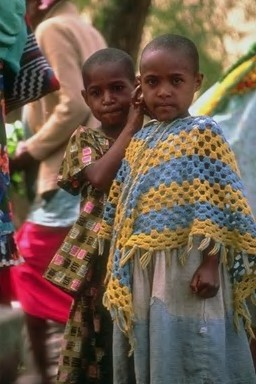
%> input picture images/0.jpg, 256 x 384 px
$ octave --eval "result = ODBTC(imread('images/0.jpg'));"   (GNU Octave 9; MATLAB toolbox functions it lacks are replaced by stand-ins)
%> lines starting %> are read from the running program, lines starting %| are printed output that depends on the picture
### block.m

function [block_max, block_min]=block(I)

maxfun = @(block_struct) max(block_struct.data);

block_size = [50 50];
block_max = blockproc(I,block_size,maxfun);
disp(block_max);
figure
imshow(block_max);
title('Block Processing - Simplest Syntax');

minfun = @(block_struct) min(block_struct.data);

block_size = [50 50];
block_min = blockproc(I,block_size,minfun);
disp(block_min);
figure
imshow(block_min);
title('Block Processing - Simplest Syntax');

### ODBTC.m
function [Y,Combmax,Combmin] = ODBTC(I)


red = I(:,:,1); % Red channel
green = I(:,:,2); % Green channel
blue = I(:,:,3); % Blue channel
a = zeros(size(I, 1), size(I, 2));
just_red = cat(3, red, a, a);
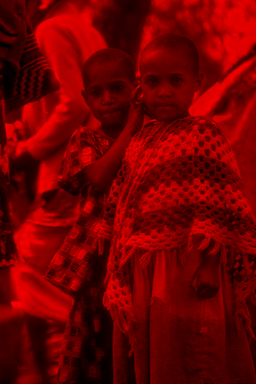
%> just_red: size 384x256x3 uint8; mean R, G, B 111.5, 0, 0
just_green = cat(3, a, green, a);
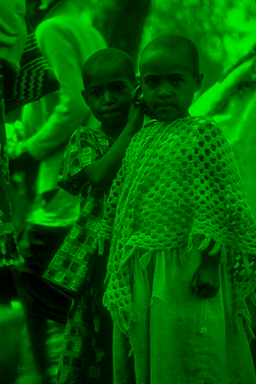
%> just_green: size 384x256x3 uint8; mean R, G, B 0, 93.3, 0
just_blue = cat(3, a, a, blue);
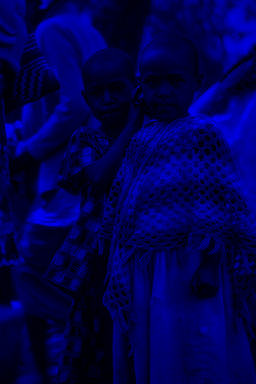
%> just_blue: size 384x256x3 uint8; mean R, G, B 0, 0, 78.6
back_to_original_img = cat(3, red, green, blue);
%> back_to_original_img is the input picture: size 384x256x3 uint8; mean R, G, B 111.5, 93.3, 78.6
figure, imshow(I), title('Original image')
figure, imshow(just_red), title('Red channel')
figure, imshow(just_green), title('Green channel')
figure, imshow(just_blue), title('Blue channel')
figure, imshow(back_to_original_img), title('Back to original image')

[Rblock_max, Rblock_min]=block(just_red);
[Bblock_max, Bblock_min]=block(just_green);
[Gblock_max, Gblock_min]=block(just_blue);

Combmax = cat(3, Rblock_max, Gblock_max, Bblock_max);
Combmin = cat(3, Rblock_min, Gblock_min, Bblock_min);

    % make sure I is double
    Iband = im2double(I);
 Ibar = mean(Iband, 3); %interband average image
 figure, imshow(Ibar), title('interband average image')

 if size(I,3)==3
    I=rgb2gray(I);
end
%size of image
[M,N]=size(I);
%> M = 384; N = 256
%convert to double
I=double(I);
%> I: size 384x256 double
Y=zeros(M,N);
%% Encoding
blksize=2;    %Block Size
mu=colfilt(I,[blksize,blksize],'distinct',@(x) ones(blksize^2,1)*mean(x));
sigma=colfilt(I,[blksize,blksize],'distinct',@(x) ones(blksize^2,1)*std(x));
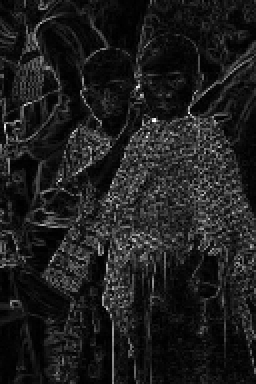
%> sigma: size 384x256 double; min 0, max 68.45, mean 8.1; drawn with min black and max white
q=I>mu;
%> q: size 384x256 logical; 48.6% white in thin lines or dots
q=colfilt(q,[blksize,blksize],'distinct',@(x) ones(blksize^2,1)*sum(x));
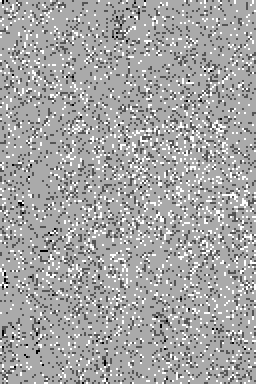
%> q: size 384x256 double; min 0, max 3, mean 1.95; drawn with min black and max white
m=blksize^2;                          %length*width of block
a=mu-sigma.*(sqrt(q./m-q));           %low mean
b=mu+sigma.*(sqrt(m-q./q));           %high mean
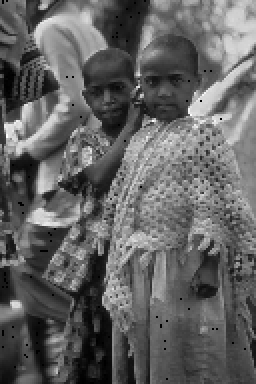
%> b: size 384x256 double; 0.38% of the values are NaN or infinite; the others: min 10.12, max 269.7, mean 111.3; drawn with min black, max white, NaN and infinite black
H=I>=mu;                              %elements of Bitmap
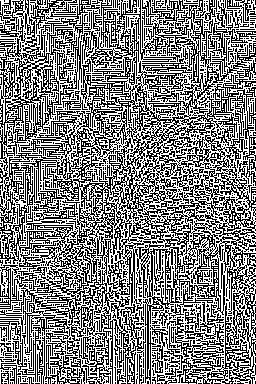
%> H: size 384x256 logical; 51.3% white; black in thin lines or dots
Y(H)=a(H);
Y(~H)=b(~H);
%> (the run ends here)

$ run again, on images/1.jpg
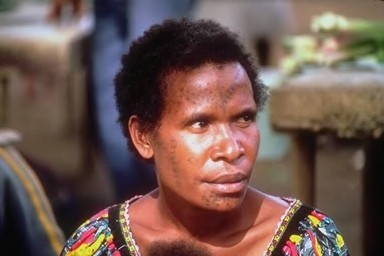
%> input picture images/1.jpg, 384 x 256 px
%> in ODBTC, back_to_original_img is the input picture: size 256x384x3 uint8; mean R, G, B 111.8, 86.9, 79.8
%> in ODBTC, `b=mu+sigma.*(sqrt(m-q./q));`:
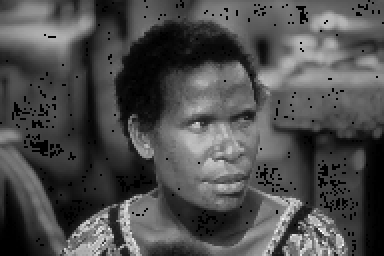
%> b: size 256x384 double; 4.56% of the values are NaN or infinite; the others: min 7.12, max 309.4, mean 103.8; drawn with min black, max white, NaN and infinite black
%> in ODBTC, `H=I>=mu;`:
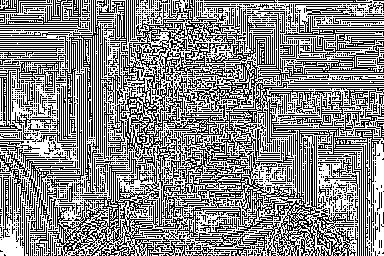
%> H: size 256x384 logical; 53.8% white; black in thin lines or dots

$ run again, on images/100.jpg
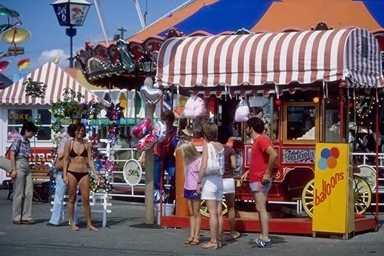
%> input picture images/100.jpg, 384 x 256 px
%> in ODBTC, back_to_original_img is the input picture: size 256x384x3 uint8; mean R, G, B 113.2, 97.5, 102.1
%> in ODBTC, `b=mu+sigma.*(sqrt(m-q./q));`:
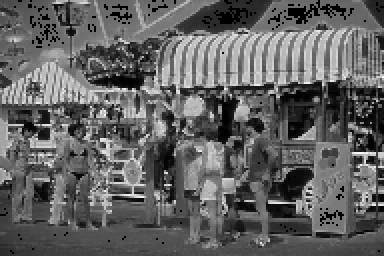
%> b: size 256x384 double; 2.03% of the values are NaN or infinite; the others: min 4.23, max 320.6, mean 128.7; drawn with min black, max white, NaN and infinite black
%> in ODBTC, `H=I>=mu;`:
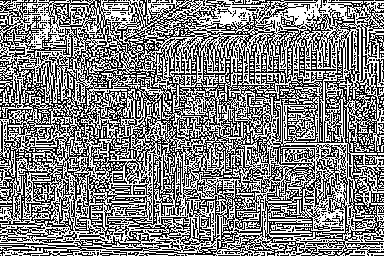
%> H: size 256x384 logical; 51.2% white; black in thin lines or dots

$ run again, on images/101.jpg
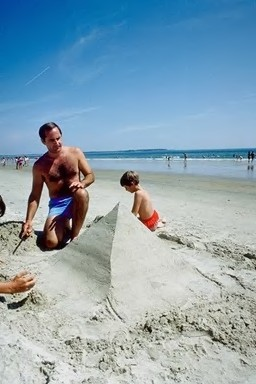
%> input picture images/101.jpg, 256 x 384 px
%> in ODBTC, back_to_original_img is the input picture: size 384x256x3 uint8; mean R, G, B 138.1, 163.8, 178.5
%> in ODBTC, `H=I>=mu;`:
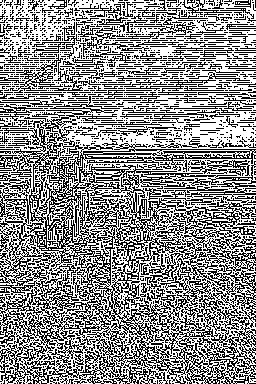
%> H: size 384x256 logical; 56% white; black in thin lines or dots
